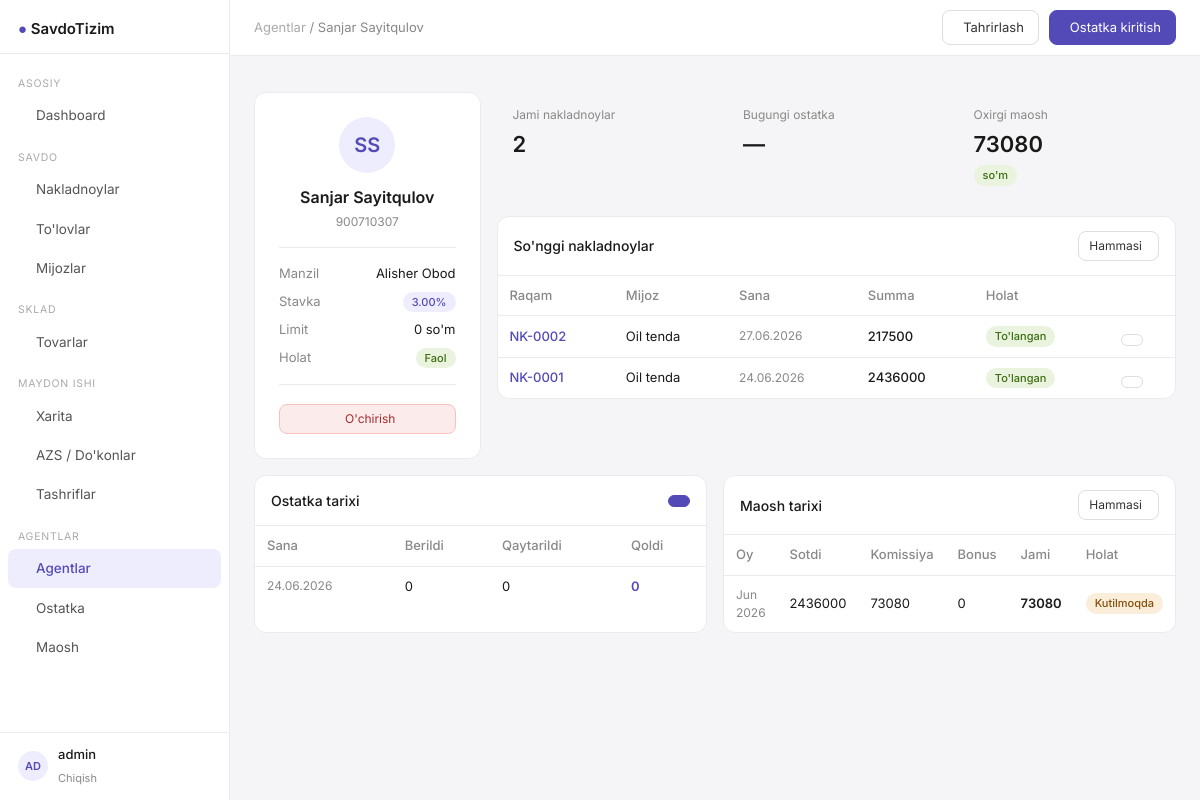
/agents/1/ (signed in), run on the app's committed database.
### apps/models.py (models this page shows, shortened)
class User(AbstractUser):
    pass

class Agent(Model):
    first_name = CharField(max_length=120)
    last_name = CharField(max_length=120)
    phone = CharField(max_length=20)
    address = CharField(max_length=255, blank=True)
    commission_rate = DecimalField(
        max_digits=5, decimal_places=2, default=3.0,
        help_text="Foiz stavkasi, masalan 3.5"
    )
    balance_limit = IntegerField(
        default=0,
        help_text="Agentga berilishi mumkin bo'lgan maksimal naqd pul"
    )
    is_active = BooleanField(default=True)
    date_created = DateTimeField(auto_now_add=True)
    def __str__(self):
        return f"{self.first_name} {self.last_name}"
    class Meta:
        verbose_name = "Agent"
        verbose_name_plural = "Agentlar"

class Salary(Model):
    class Status(TextChoices):
        CALCULATED = 'calculated', "Hisoblandi"
        PAID = 'paid', "To'landi"
    agent = ForeignKey(Agent, on_delete=CASCADE, related_name='salaries')
    month = DateField(help_text="Oy boshi sanasi, masalan: 2026-06-01")
    total_sales = IntegerField(default=0, help_text="O'sha oyda jami sotilgan summa")
    commission_rate = DecimalField(max_digits=5, decimal_places=2)
    commission_amount = IntegerField(default=0, help_text="Foiz bo'yicha hisoblangan summa")
    bonus = IntegerField(default=0)
    total_salary = IntegerField(default=0, help_text="commission_amount + bonus")
    status = CharField(max_length=20, choices=Status.choices, default=Status.CALCULATED)
    date_paid = DateField(null=True, blank=True)
    note = TextField(blank=True)
    class Meta:
        verbose_name = "Maosh"
        verbose_name_plural = "Maoshlar"
        unique_together = ('agent', 'month')
        ordering = ['-month']

class Order(Model):
    class Status(TextChoices):
        PENDING = 'pending', "Kutilmoqda"
        PAID = 'paid', "To'langan"
        DEBT = 'debt', "Qarz"
        CANCELLED = 'cancelled', "Bekor qilingan"
    class PaymentType(TextChoices):
        CASH = 'cash', "Naqd"
        TRANSFER = 'transfer', "Perechesleniye"
        DEBT = 'debt', "Qarz (keyinroq)"
    number = CharField(max_length=20, unique=True, blank=True)
    cliente = ForeignKey(Cliente, on_delete=CASCADE, related_name='orders')
    agent = ForeignKey(Agent, on_delete=CASCADE, related_name='orders')
    status = CharField(max_length=20, choices=Status.choices, default=Status.PENDING)
    payment_type = CharField(
        max_length=20, choices=PaymentType.choices, default=PaymentType.CASH
    )
    total_sum = IntegerField(default=0)
    nak_picture = ImageField(upload_to='orders/', null=True, blank=True)
    note = TextField(blank=True)
    date_created = DateTimeField(auto_now_add=True)
    date_updated = DateTimeField(auto_now=True)
    class Meta:
        verbose_name = "Nakladnoy"
        verbose_name_plural = "Nakladnoylar"
        ordering = ['-date_created']

class Cliente(Model):
    first_name = CharField(max_length=120)
    last_name = CharField(max_length=120)
    firma_name = CharField(max_length=120, blank=True)
    alternative_name = CharField(max_length=120, blank=True)
    phone = CharField(max_length=20, blank=True)
    address = CharField(max_length=255, blank=True)
    agent = ForeignKey(Agent, on_delete=SET_NULL, null=True, related_name='clientes')
    is_active = BooleanField(default=True)
    date_created = DateTimeField(auto_now_add=True)
    def __str__(self):
        return self.firma_name or f"{self.first_name} {self.last_name}"
    class Meta:
        verbose_name = "Mijoz"
        verbose_name_plural = "Mijozlar"

class AgentBalance(Model):
    agent = ForeignKey(Agent, on_delete=CASCADE, related_name='balances')
    date = DateField(default=timezone.now)
    given_amount = IntegerField(default=0, help_text="Agentga berilgan pul")
    returned_amount = IntegerField(default=0, help_text="Agent qaytargan pul")
    note = TextField(blank=True)
    @property
    def remaining(self):
        return self.given_amount - self.returned_amount
    class Meta:
        verbose_name = "Agent balansi"
        verbose_name_plural = "Agent balanslari"
        ordering = ['-date']

### apps/views.py (the view)
# urls.py: path('agents/<int:pk>/', views.agent_detail, name='agent_detail'),
@login_required
def agent_detail(request, pk):
    agent = get_object_or_404(Agent, pk=pk)
    orders = agent.orders.all()[:20]
    balances = agent.balances.all()[:10]
    salaries = agent.salaries.all()[:6]
    today_balance = agent.balances.filter(date=date.today()).first()
    context = {
        'agent': agent,
        'orders': orders,
        'balances': balances,
        'salaries': salaries,
        'today_balance': today_balance,
    }
    return render(request, 'agents/detail.html', context)

### templates/agents/detail.html (shortened to what this page needs)
{% extends "base.html" %}
{% block breadcrumb %}
  <a href="{% url 'agent_list' %}" style="color:#aaa;text-decoration:none;">Agentlar</a> / {{ agent }}
{% endblock %}
{% block topbar_actions %}
  <a href="{% url 'agent_update' agent.pk %}" class="btn"> Tahrirlash</a>
  <a href="{% url 'agent_balance_create' %}" class="btn btn-primary"> Ostatka kiritish</a>
{% endblock %}
{% block content %}
<div style="display:grid; grid-template-columns:1fr 3fr; gap:16px; margin-bottom:16px;">
  <div class="card" style="padding:24px; text-align:center;">
    <div class="avatar" style="width:56px;height:56px;font-size:20px;margin:0 auto 12px;">
      {{ agent.first_name|slice:":1"|upper }}{{ agent.last_name|slice:":1"|upper }}
    </div>
    <div style="font-size:16px;font-weight:600;margin-bottom:4px;">{{ agent }}</div>
    <div style="font-size:12px;color:#888;margin-bottom:16px;">{{ agent.phone }}</div>
    <hr class="divider">
    <div style="font-size:13px;text-align:left;">
      <div style="display:flex;justify-content:space-between;margin-bottom:8px;">
        <span style="color:#888;">Manzil</span>
        <span>{{ agent.address|default:"—" }}</span>
      </div>
      <div style="display:flex;justify-content:space-between;margin-bottom:8px;">
        <span style="color:#888;">Stavka</span>
        <span class="badge badge-purple">{{ agent.commission_rate }}%</span>
      </div>
      <div style="display:flex;justify-content:space-between;margin-bottom:8px;">
        <span style="color:#888;">Limit</span>
        <span>{{ agent.balance_limit|floatformat:0 }} so'm</span>
      </div>
      <div style="display:flex;justify-content:space-between;">
        <span style="color:#888;">Holat</span>
        {% if agent.is_active %}
          <span class="badge badge-green">Faol</span>
        {% else %}
          <span class="badge badge-red">Nofaol</span>
        {% endif %}
      </div>
    </div>
    <hr class="divider">
    <a href="{% url 'agent_delete' agent.pk %}" class="btn btn-danger btn-sm" style="width:100%;justify-content:center;">
       O'chirish
    </a>
  </div>
  <div>
    <div style="display:grid;grid-template-columns:repeat(3,1fr);gap:12px;margin-bottom:16px;">
      <div class="stat-card">
        <div class="stat-label">Jami nakladnoylar</div>
        <div class="stat-val">{{ orders|length }}</div>
      </div>
      <div class="stat-card">
        <div class="stat-label">Bugungi ostatka</div>
        {% if today_balance %}
          <div class="stat-val">{{ today_balance.remaining|floatformat:0 }}</div>
          <span class="badge badge-blue" style="margin-top:4px;">so'm qoldi</span>
        {% else %}
          <div class="stat-val">—</div>
        {% endif %}
      </div>
      <div class="stat-card">
        <div class="stat-label">Oxirgi maosh</div>
        {% if salaries %}
          <div class="stat-val">{{ salaries.0.total_salary|floatformat:0 }}</div>
          <span class="badge badge-green" style="margin-top:4px;">so'm</span>
        {% else %}
          <div class="stat-val">—</div>
        {% endif %}
      </div>
    </div>
    <div class="card" style="margin-bottom:16px;">
      <div style="padding:14px 16px;border-bottom:1px solid #EBEBEB;display:flex;justify-content:space-between;align-items:center;">
        <span style="font-size:14px;font-weight:500;">So'nggi nakladnoylar</span>
        <a href="{% url 'order_list' %}?q={{ agent.first_name }}" class="btn btn-sm">
          Hammasi
        </a>
      </div>
      <div style="overflow-x:auto;">
        <table class="table-base">
          <thead>
            <tr>
              <th>Raqam</th><th>Mijoz</th><th>Sana</th><th>Summa</th><th>Holat</th><th></th>
            </tr>
          </thead>
          <tbody>
            {% for order in orders %}
            <tr>
              <td>
                <a href="{% url 'order_detail' order.pk %}" style="color:#534AB7;text-decoration:none;font-weight:500;">
                  {{ order.number }}
                </a>
              </td>
              <td>{{ order.cliente }}</td>
              <td style="color:#888;font-size:12px;">{{ order.date_created|date:"d.m.Y" }}</td>
              <td style="font-weight:500;">{{ order.total_sum|floatformat:0 }}</td>
              <td>
                {% if order.status == 'paid' %}
                  <span class="badge badge-green">To'langan</span>
                {% elif order.status == 'debt' %}
                  <span class="badge badge-red">Qarz</span>
                {% elif order.status == 'pending' %}
                  <span class="badge badge-amber">Kutilmoqda</span>
                {% else %}
                  <span class="badge badge-gray">Bekor</span>
                {% endif %}
              </td>
              <td>
                <a href="{% url 'order_detail' order.pk %}" class="btn btn-sm">
                </a>
              </td>
            </tr>
            {% empty %}
            <tr>
              <td colspan="6" style="text-align:center;color:#aaa;padding:24px;">Nakladnoy yo'q</td>
            </tr>
            {% endfor %}
          </tbody>
        </table>
      </div>
    </div>
  </div>
</div>
<div style="display:grid;grid-template-columns:1fr 1fr;gap:16px;">
  <div class="card">
    <div style="padding:14px 16px;border-bottom:1px solid #EBEBEB;display:flex;justify-content:space-between;align-items:center;">
      <span style="font-size:14px;font-weight:500;">Ostatka tarixi</span>
      <a href="{% url 'agent_balance_create' %}" class="btn btn-sm btn-primary">
      </a>
    </div>
    <table class="table-base">
      <thead>
        <tr><th>Sana</th><th>Berildi</th><th>Qaytarildi</th><th>Qoldi</th></tr>
      </thead>
      <tbody>
        {% for b in balances %}
        <tr>
          <td style="color:#888;font-size:12px;">{{ b.date|date:"d.m.Y" }}</td>
          <td>{{ b.given_amount|floatformat:0 }}</td>
          <td>{{ b.returned_amount|floatformat:0 }}</td>
          <td style="font-weight:600;color:#534AB7;">{{ b.remaining|floatformat:0 }}</td>
        </tr>
        {% empty %}
        <tr>
          <td colspan="4" style="text-align:center;color:#aaa;padding:20px;">Ostatka yo'q</td>
        </tr>
        {% endfor %}
      </tbody>
    </table>
  </div>
  <div class="card">
    <div style="padding:14px 16px;border-bottom:1px solid #EBEBEB;display:flex;justify-content:space-between;align-items:center;">
      <span style="font-size:14px;font-weight:500;">Maosh tarixi</span>
      <a href="{% url 'salary_list' %}" class="btn btn-sm">
        Hammasi
      </a>
    </div>
    <table class="table-base">
      <thead>
        <tr><th>Oy</th><th>Sotdi</th><th>Komissiya</th><th>Bonus</th><th>Jami</th><th>Holat</th></tr>
      </thead>
      <tbody>
        {% for s in salaries %}
        <tr>
          <td style="color:#888;font-size:12px;">{{ s.month|date:"M Y" }}</td>
          <td>{{ s.total_sales|floatformat:0 }}</td>
          <td>{{ s.commission_amount|floatformat:0 }}</td>
          <td>{{ s.bonus|floatformat:0 }}</td>
          <td style="font-weight:600;">{{ s.total_salary|floatformat:0 }}</td>
          <td>
            {% if s.status == 'paid' %}
              <span class="badge badge-green">To'landi</span>
            {% else %}
              <span class="badge badge-amber">Kutilmoqda</span>
            {% endif %}
          </td>
        </tr>
        {% empty %}
        <tr>
          <td colspan="6" style="text-align:center;color:#aaa;padding:20px;">Maosh hisob yo'q</td>
        </tr>
        {% endfor %}
      </tbody>
    </table>
  </div>
</div>
{% endblock %}

### templates/base.html (shortened to what this page needs)
<!DOCTYPE html>
<html lang="uz">
<head>
    <script src="https://cdn.tailwindcss.com"></script>
    <link rel="stylesheet" href="https://cdn.jsdelivr.net/npm/@tabler/icons-webfont@latest/tabler-icons.min.css"/>
</head>
<body>
<aside class="sidebar">
    <div style="padding:16px 18px 12px; border-bottom:1px solid #EBEBEB;">
    <span style="font-size:15px; font-weight:600;">
      <span style="color:#534AB7;">●</span> SavdoTizim
    </span>
    </div>
    <nav style="flex:1; padding:8px 0; overflow-y:auto;">
        <div class="nav-section">Asosiy</div>
        <a href="{% url 'dashboard' %}"
           class="nav-link {% if request.resolver_match.url_name == 'dashboard' %}active{% endif %}">
             Dashboard
        </a>
        <div class="nav-section">Savdo</div>
        <a href="{% url 'order_list' %}"
           class="nav-link {% if 'order' in request.resolver_match.url_name %}active{% endif %}">
             Nakladnoylar
        </a>
        <a href="{% url 'payment_list' %}"
           class="nav-link {% if 'payment' in request.resolver_match.url_name %}active{% endif %}">
             To'lovlar
        </a>
        <a href="{% url 'cliente_list' %}"
           class="nav-link {% if 'cliente' in request.resolver_match.url_name %}active{% endif %}">
             Mijozlar
        </a>
        <div class="nav-section">Sklad</div>
        <a href="{% url 'product_list' %}"
           class="nav-link {% if 'product' in request.resolver_match.url_name %}active{% endif %}">
             Tovarlar
        </a>
        <div class="nav-section">Maydon ishi</div>
        <a href="{% url 'point_map' %}"
           class="nav-link {% if request.resolver_match.url_name == 'point_map' %}active{% endif %}">
             Xarita
        </a>
        <a href="{% url 'point_list' %}"
           class="nav-link {% if request.resolver_match.url_name in 'point_list,point_create,point_update' %}active{% endif %}">
             AZS / Do'konlar
        </a>
        <a href="{% url 'visit_list' %}"
           class="nav-link {% if 'visit' in request.resolver_match.url_name %}active{% endif %}">
             Tashriflar
        </a>
        <div class="nav-section">Agentlar</div>
        <a href="{% url 'agent_list' %}"
           class="nav-link {% if request.resolver_match.url_name in 'agent_list,agent_detail' %}active{% endif %}">
             Agentlar
        </a>
        <a href="{% url 'agent_balance_list' %}"
           class="nav-link {% if 'balance' in request.resolver_match.url_name %}active{% endif %}">
             Ostatka
        </a>
        <a href="{% url 'salary_list' %}"
           class="nav-link {% if 'salary' in request.resolver_match.url_name %}active{% endif %}">
             Maosh
        </a>
    </nav>
    <div style="padding:12px 18px; border-top:1px solid #EBEBEB;">
        {% if user.is_authenticated %}
            <div style="display:flex; align-items:center; gap:10px;">
                <div class="avatar">{{ user.username|slice:":2"|upper }}</div>
                <div>
                    <div style="font-size:13px; font-weight:500;">{{ user.get_full_name|default:user.username }}</div>
                    <a href="{% url 'logout' %}" style="font-size:11px; color:#888; text-decoration:none;">Chiqish</a>
                </div>
            </div>
        {% endif %}
    </div>
</aside>
<div class="main-content">
    <header class="topbar" style="display:flex; align-items:center; justify-content:space-between; padding:0 24px;">
        <nav style="font-size:13px; color:#888;">
            {% block breadcrumb %}{% endblock %}
        </nav>
        <div style="display:flex; align-items:center; gap:10px;">
            {% block topbar_actions %}{% endblock %}
        </div>
    </header>
    <main style="padding:24px; flex:1;">
        {% block content %}{% endblock %}
    </main>
</div>
</body>
</html>

### data on the page
User: username "AD", get_full_name "admin"
Agent: first_name+last_name "Sanjar Sayitqulov", first_name "S", last_name "S", phone "900710307", address "Alisher Obod", commission_rate "3.00", balance_limit "0"
Salary: total_salary "73080", month "Jun 2026", total_sales "2436000", commission_amount "73080", bonus "0", status "Kutilmoqda"
Order: number "NK-0002", cliente "Oil tenda", date_created "27.06.2026", total_sum "217500", status "To'langan"
Order: number "NK-0001", cliente "Oil tenda", date_created "24.06.2026", total_sum "2436000", status "To'langan"
AgentBalance: date "24.06.2026", given_amount "0", returned_amount "0", remaining "0"

### other printed values
{{ orders|length }} "2"
